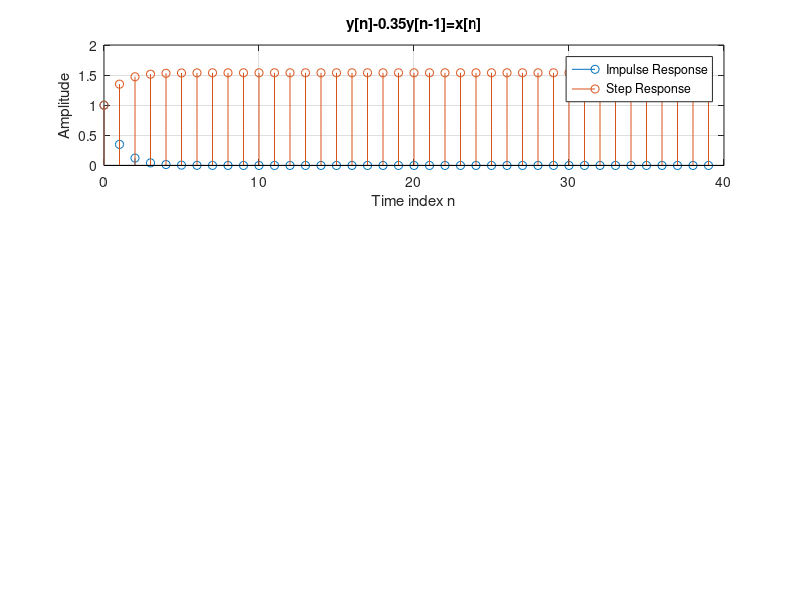

Recreate this plot in MATLAB. (Note: this script raises an error after producing the figure.)
%% EX2,a
clf; close all; clc;
N = 40;
n=0:N-1;
u = ones(1,N);

% Compute the impulse response y
b = [1];
a = [1 -0.35];
y = impz(b,a,N);
% Plot the impulse response
subplot(3,1,1);
stem(n,y);
xlabel('Time index n'); ylabel('Amplitude');
title('y[n]-0.35y[n-1]=x[n]'); grid;
% Compute the Step response y
s = filter(b,a,u);
hold on
% Plot the Step response
stem(n,s);
legend('Impulse Response','Step Response');

DTFT_eval_unwrap_deg(b,a,linspace(0,4*pi,8192));

hold off;


%% EX2,b
figure
% Compute the impulse response y
b = [1 -0.25];
a = [1 -0.75];
y = impz(b,a,N);
% Plot the impulse response
subplot(3,1,1);
stem(n,y);
xlabel('Time index n'); ylabel('Amplitude');
title('y[n]-0.75y[n-1]=x[n]-0.25x[n-1]'); grid;
hold on
% Compute the Step response y
s = filter(b,a,u);
% Plot the Step response
stem(n,s);
legend('Impulse Response','Step Response');

DTFT_eval_unwrap_deg(b,a,linspace(0,4*pi,8192));

hold off;

%% EX2,c
figure
% Compute the impulse response y
b = [1];
a = [1 -0.75 -0.25];
y = impz(b,a,N);
% Plot the impulse response
subplot(3,1,1);
stem(n,y);
xlabel('Time index n'); ylabel('Amplitude');
title('y[n]-0.75y[n-1]-0.25y[n-2]=x[n]'); grid;
hold on
% Compute the Step response y
s = filter(b,a,u);
% Plot the Step response
stem(n,s);
legend('Impulse Response','Step Response');

DTFT_eval_unwrap_deg(b,a,linspace(0,4*pi,8193));

hold off
 
%% EX2,d
figure
% Compute the impulse response y
b = [1];
a = [1 -0.75 -0.5];
y = impz(b,a,N);
% Plot the impulse response
subplot(3,1,1);
stem(n,y);
xlabel('Time index n'); ylabel('Amplitude');
title('y[n]-0.75y[n-1]-0.5y[n-2]=x[n]'); grid;
hold on
% Compute the Step response y
s = filter(b,a,u);
% Plot the Step response
stem(n,s);
legend('Impulse Response','Step Response');

DTFT_eval_unwrap_deg(b,a,linspace(0,4*pi,8192));

hold off

%% EX2,e

figure
% Compute the impulse response y
b = [1 -1 -1 +1];
a = [1];
y = impz(b,a,N);
% Plot the impulse response
subplot(3,1,1);
stem(n,y);
xlabel('Time index n'); ylabel('Amplitude');
title('y[n]=x[n]-x[n-1]-x[n-2]+x[n-3]'); grid;
hold on
% Compute the Step response y
s = filter(b,a,u);
% Plot the Step response
stem(n,s);
legend('Impulse Response','Step Response');

DTFT_eval_unwrap_deg(b,a,linspace(0,4*pi,8192));

hold off
